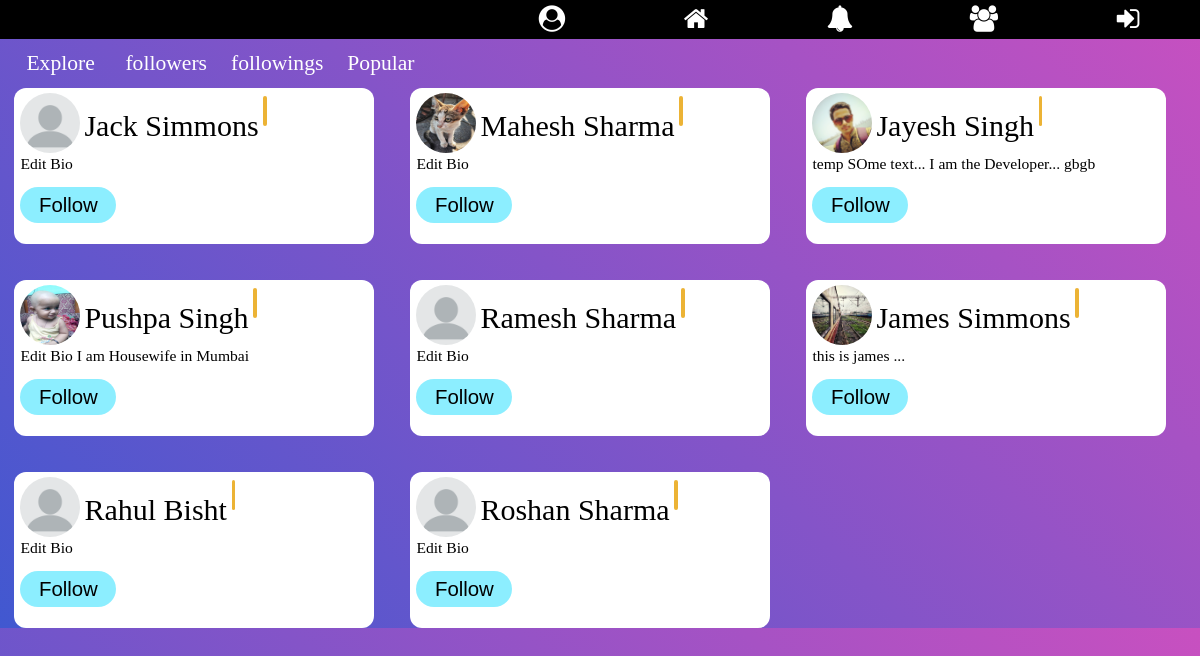
The app's page /explore/, older data.
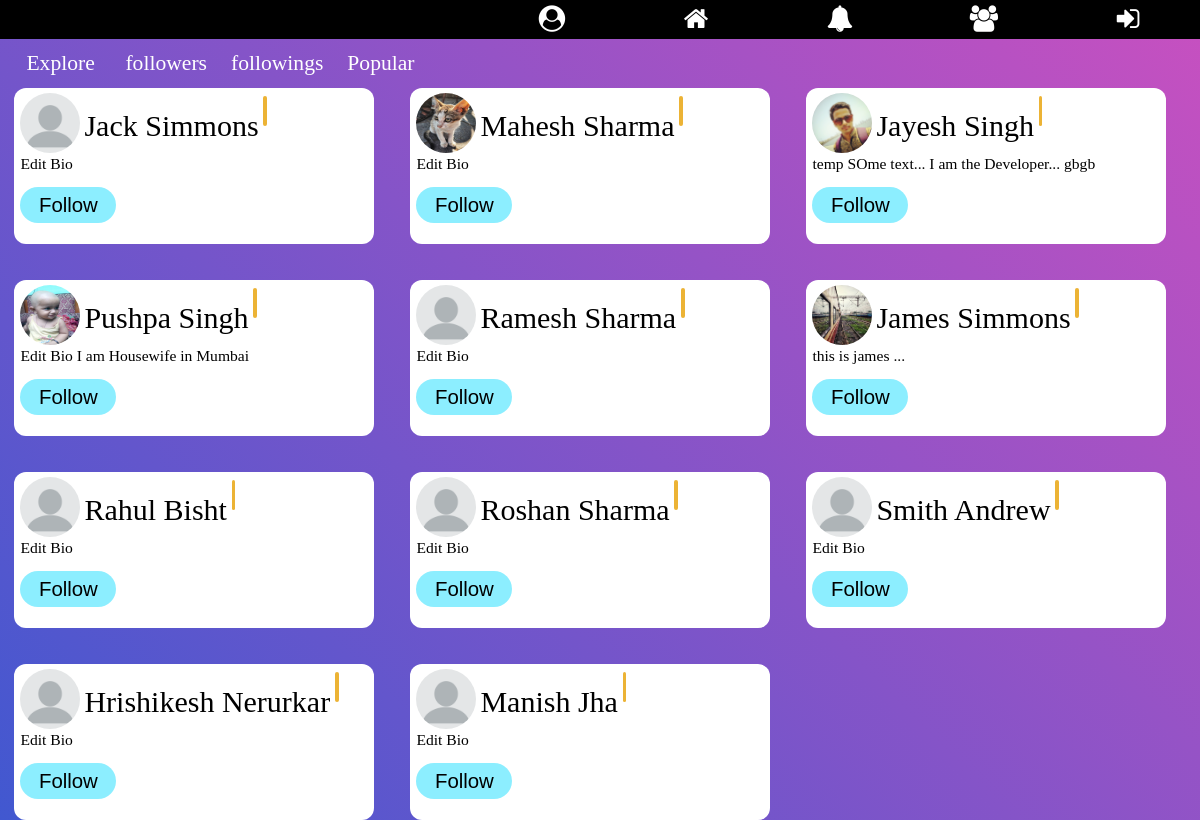
The same page, newer data.
### signup/models.py (models this page shows, shortened)
class Profile(models.Model):
    user = models.OneToOneField(User, on_delete=models.CASCADE)
    gender = models.CharField(max_length=10, blank=True)
    city = models.CharField(max_length=30, blank=True)
    date_of_birth = models.DateField(null=True, blank=True)
    level = models.IntegerField(default=1)
    bio = models.TextField(max_length=410, default='Edit Bio')
    profile_pic = models.ImageField(
        blank=True,
        help_text="Select Your Profile Image",
    )
    date_of_joining = models.DateTimeField(editable=False,
                                           default=timezone.now)
    follows = models.ManyToManyField('Profile')

### explore/views.py (the view)
# urls.py: path('', views.explore, name='explore'),
def explore(request):
    if request.user.is_authenticated:
        all_user = Profile.objects.all().exclude(user=request.user).order_by('-level')
        logged_in_user_profile = Profile.objects.get(user=request.user)
        context = {
            'all_user': all_user,
            'logged_in_user_profile': logged_in_user_profile,
        }
        return render(request, 'explore.html', context)
    else:
        all_user = Profile.objects.all().order_by('-level')
        return render(request, 'explore.html', {"all_user": all_user})

### Notification/context_processor.py (called while the page is built)
def pass_value(request):
    if request.user.is_authenticated:
        user_prfile = Profile.objects.get(user=request.user)
        my_notif = Notifications.objects.filter(receiver=user_prfile)
        unseen_notif_count = my_notif.filter(view=False).count()
        context = {
            "my_notif": my_notif[:12],
            "unseen_notif_count": unseen_notif_count
        }
        return context
    else:
        context = {}
        return context

### explore/templates/explore.html
{% extends 'base.html' %}
{% block content %}
{% load static %}
<link rel="stylesheet" href="{% static 'explore/explore_style.css' %}">
  <div class="filter-menu">
    <a href="#" id='explore'>Explore</a>
    <a href="#" id='followers'>followers</a>
    <a href="#" id='followings'>followings</a>
    <a href="#" id='popular'>Popular</a>
  </div>
  <div class="container">
    {% for user_profile in all_user %}
      <div class="user-profile">
        {% if user_profile.profile_pic %}
          <img src="{{ user_profile.profile_pic.url }}" alt="Image">
        {% else %}
          <img src="{% static 'home/images/default-profile.png' %}" alt="Image">
        {% endif %}
        <span class="name">{{ user_profile.user.first_name }} {{ user_profile.user.last_name }}</span><span class="level">{{ usr.level }}</span>
        <p class="bio">{{ user_profile.bio }}</p>
        {% include 'follow_section.html' %}
      </div>
    {% endfor %}
  </div>
{% endblock %}

### templates/base.html (shortened to what this page needs)
<!doctype html>
<html lang="en">
<head>
    {% load static %}
    <link rel="stylesheet" href="{% static 'basestyle.css'%}">
    <link rel="stylesheet" type="text/css" href="{% static 'toob/fonts/font-awesome-4.7.0/css/font-awesome.min.css' %}">
</head>
<body>
      <header>
        <ul class="mainMenu" id="menu">
          {% if user.is_authenticated %}
            <a href="/profile/{{ request.user.profile.id }}"><li class="menuItem" id="profile"><span class="fa fa-user-circle"></span><span class="tooltiptext" id="profile-tooltip">Profile</span></li></a>
          {% else %}
            <a href="{% url 'login' %}"><li class="menuItem" id="profile"><span class="fa fa-user-circle"></span><span class="tooltiptext" id="profile-tooltip">Profile</span></li></a>
          {% endif %}
          <a href="{% url 'home' %}"><li class="menuItem" id="home"><span class="fa fa-home"></span><span class="tooltiptext" id="home-tooltip">Home</span></li></a>
          <a href="#"><li class="menuItem except" id="bell"><span class="fa fa-bell except"><span class="tooltiptext" id="bell-tooltip">Notification</span></li></a>
          <a href="{% url 'explore' %}"><li class="menuItem" id="community"><span class="fa fa-users"><span class="tooltiptext" id="users-tooltip">Explore</span></li></a>
          {% if user.is_authenticated %}
            <a href="{% url 'logout' %}"><li class="menuItem" id="logout"><span class="fa fa-sign-out"><span class="tooltiptext" id="sign-out-tooltip">Logout</span></li></a>
          {% else %}
            <a href="{% url 'login' %}"><li class="menuItem" id="login"><span class="fa fa-sign-in"><span class="tooltiptext" id="sign-out-tooltip">Login</span></li></a>
          {% endif %}
        </ul>
      </header>
    {% block content %}
    {% endblock %}
</body>
</html>

### templates/follow_section.html (shortened to what this page needs)
<form id="follow-form{{ user_profile.id }}" class="follow-form">
  {% if user.is_authenticated %}
    <button type="button" id="follow{{ user_profile.id }}" class="follow-btn" name="button">Follow</button><br>
    {{ usr.id }}
    <script type="text/javascript">
      {% for user in logged_in_user_profile.follows.all %}
        {% if user != user_profile %}
        {% else %}
          $('#follow{{ user_profile.id }}').css({'background': 'rgb(64, 200, 0)'})
          $('#follow{{ user_profile.id }}').text('Following')
        {% endif %}
      {% endfor %}
      $(document).ready(function(event){
        console.log(" Now Id is : ", {{ usr.id }})
        $(document).on('click', '#follow{{ user_profile.id }}', function(event){
          console.log(" Now Id is : ", {{ usr.id }})
          event.preventDefault();
          event.stopImmediatePropagation();
          {% if user_profile.user.id %}
            id = '{{ user_profile.user.id }}';
          {% elif usr %}
            id = {{ usr.id }}
            console.log(" Now Id is : ", id)
          {% endif %}
          $.ajax({
            type: 'POST',
            url: '/profile/follow/',
            data: {
              'id': id,
              'csrfmiddlewaretoken': '{{ csrf_token }}'
            },
            success:function(response){
              $('#follow-form{{ user_profile.id }}').html(response['follow_button'])
            },
            error: function(er, e){
              console.log(er.responseText);
            }
          });
        });
      });
    </script>
    {% else %}
    <button type="button" onclick="location.href='{% url 'login' %}';" id="follow{{ user_profile.id }}" class="follow-btn" name="button">Follow</button><br>
    {% endif %}
</form>

### static/basestyle.css (style rules this page uses)
body { margin: 0px; padding: 0px; background: linear-gradient(-135deg, #c850c0, #4158d0); }
header { height: auto; background-color: #000000; }
.mainMenu { display: flex; margin: 0px; padding: 0px; justify-content: flex-end; }
.menuItem { display: inline-block; width: 10vw; text-align: center; margin: 4px 1vw 4px 1vw; list-style-type: none; font-size: 2.2vw; color: #ffffff; }
#profile { align-self: flex-start }
a { text-decoration: none; color: inherit; width: inherit; height: inherit; }

### explore/static/explore/explore_style.css (style rules this page uses)
.filter-menu { font-size: 1.8vw; width: 35vw; display: flex; color: #fff; margin-top: 1vw; margin-bottom: 1vw; margin-left: 1.2vw; }
.filter-menu > a { padding: 0 1vw 0 1vw; border-radius: 0.4vw; }
img { position: relative; top: 0.4vw; height: 5vw; width: 5vw; border-radius: 50%; margin-left: 0.5vw; }
.name { font-size: 2.5vw; position: relative; bottom: 1vw; }
.level { background-color: rgb(236, 179, 53); font-size: 2vw; border-radius: 2vw; padding: 0.15vw; margin-left: 0.4vw; position: relative; bottom: 1.2vw; }
.bio { margin: 0px 0px 1.2vw 0.5vw; }
.follow-form { display: inline; }
.follow-btn { margin-left: 0.5vw; width: 8vw; height: 3vw; border-radius: 2vw; font-size: 1.7vw; background-color: rgb(140, 238, 255); position: relative; border: none; }
.container { display: grid; grid-gap: 3vw; grid-template-columns: 30vw 30vw 30vw; }
.user-profile { width: 30vw; height: 13vw; background-color: #fff; border-radius: 1vw; margin-left: 1.2vw; }
.user-profile > p { font-size: 1.3vw; }

Row changes from the older to the newer data that the page shows:
added Profile: user.first_name "Smith", user.last_name "Andrew", bio "Edit Bio"
added Profile: user.first_name "Hrishikesh", user.last_name "Nerurkar", bio "Edit Bio"
added Profile: user.first_name "Manish", user.last_name "Jha", bio "Edit Bio"
